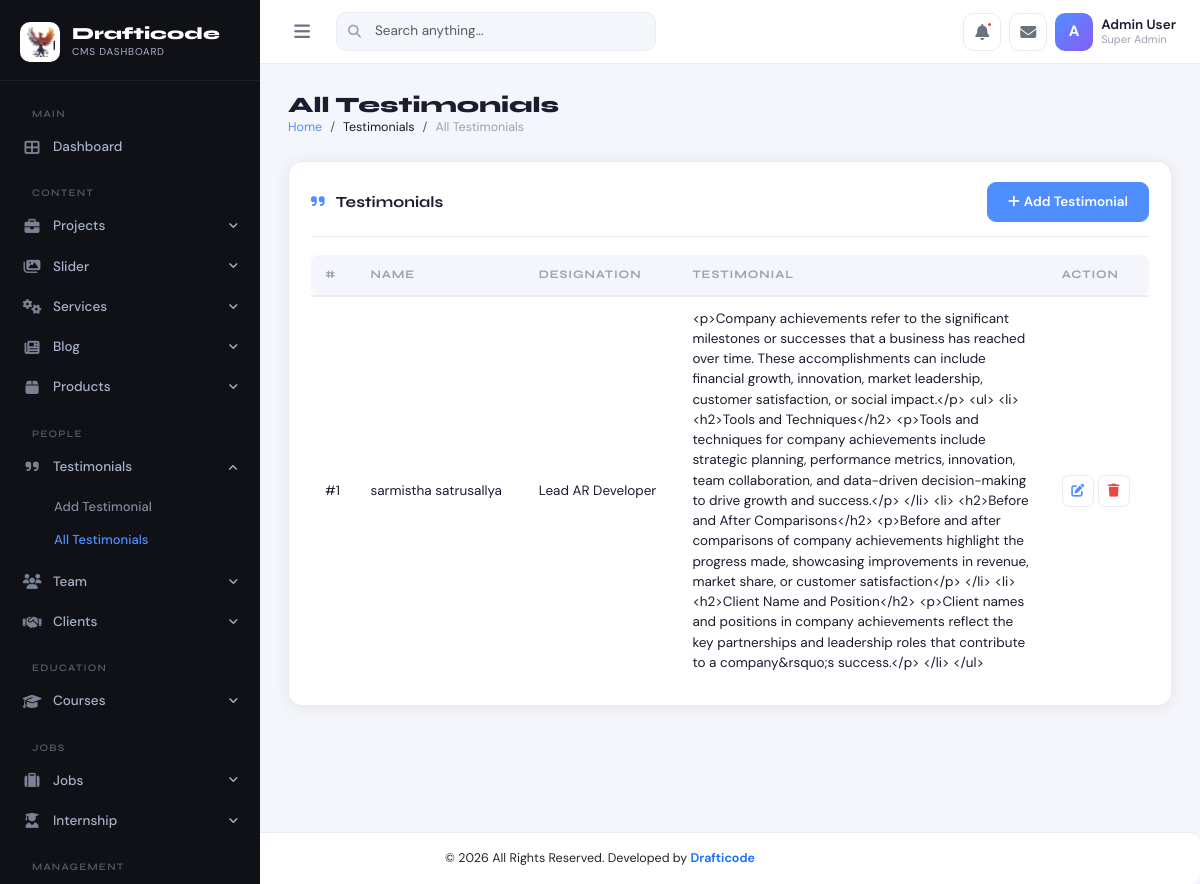
Screenshot of /admin-dashboard/testimonial.php with the database file from the repository.
### tables this page shows
CREATE TABLE `testimonial` (
  `id` int(11) NOT NULL,
  `name` varchar(256) NOT NULL,
  `designation` varchar(256) NOT NULL,
  `testimonial` varchar(3000) NOT NULL
);

### admin-dashboard/testimonial.php (the view, shortened to what this page needs)
<?php
include 'connection/config.php';
$stmt = $pdo->prepare("SELECT * FROM testimonial ORDER BY id DESC");
$stmt->execute();
$data = $stmt->fetchAll(PDO::FETCH_ASSOC);
?>
<!DOCTYPE html>
<html lang="en">
<head>
    <link rel="stylesheet" href="https://cdnjs.cloudflare.com/ajax/libs/bootstrap/5.3.2/css/bootstrap.min.css">
    <link rel="stylesheet" href="https://cdnjs.cloudflare.com/ajax/libs/font-awesome/6.5.1/css/all.min.css">
    <link rel="stylesheet" href="assets/css/admin.css">
</head>
<body>
    <?php include 'common/sidebar.php' ?>
    <?php include 'common/topbar.php' ?>
    <div id="main-content">
        <div class="page-header">
            <div>
                <h1 class="page-title">All Testimonials</h1>
                <nav>
                    <ol class="breadcrumb">
                        <li class="breadcrumb-item"><a href="index.php">Home</a></li>
                        <li class="breadcrumb-item">Testimonials</li>
                        <li class="breadcrumb-item active">All Testimonials</li>
                    </ol>
                </nav>
            </div>
        </div>
        <div class="admin-card">
            <div class="section-header">
                <h3 class="section-title">
                    <i class="fas fa-quote-right me-2 text-primary-custom"></i>
                    Testimonials
                </h3>
                <a href="addtestimonial.php"
                    class="btn btn-primary btn-sm">
                    <i class="fas fa-plus me-1"></i>Add Testimonial
                </a>
            </div>
            <div class="table-responsive">
                <table class="admin-table">
                    <thead>
                        <tr>
                            <th>#</th>
                            <th>Name</th>
                            <th>Designation</th>
                            <th>Testimonial</th>
                            <th>Action</th>
                        </tr>
                    </thead>
                    <tbody>
                        <?php
                        $i = 1;
                        foreach ($data as $row) {
                        ?>
                            <tr>
                                <td>#<?= $i++ ?></td>
                                <td><?= htmlspecialchars($row['name']) ?></td>
                                <td><?= htmlspecialchars($row['designation']) ?></td>
                                <td style="max-width:350px">
                                    <?= htmlspecialchars($row['testimonial']) ?>
                                </td>
                                <td>
                                    <div class="d-flex gap-1">
                                        <a href="addtestimonial.php?action=edit_testimonial&id=<?= $row['id'] ?>" class="btn-icon edit">
                                            <i class="fas fa-edit"></i>
                                        </a>
                                        <a href="function.php?delete_testimonial=<?= $row['id'] ?>"
                                        class="btn-icon delete"
                                        onclick="return confirm('Delete testimonial?')">
                                        <i class="fas fa-trash"></i>
                                    </a>
                                    </div>
                                </td>
                            </tr>
                        <?php } ?>
                    </tbody>
                </table>
            </div>
        </div>
    </div>
    <?php include 'common/footer.php' ?>
</body>
</html>

### admin-dashboard/assets/css/admin.css (style rules this page uses)
:root { --sidebar-width: 260px; --sidebar-bg: #0f1117; --sidebar-text: #a8b2c8; --sidebar-active: #ffffff; --sidebar-hover-bg: rgba(255,255,255,0.06); --sidebar-accent: #4f8eff; --topbar-height: 64px; --topbar-bg: #ffffff; --body-bg: #f4f6fb; --card-bg: #ffffff; --card-shadow: 0 2px 16px rgba(0,0,0,0.07); --card-radius: 14px; --text-primary: #1a1d2e; --text-secondary: #6b7280; --text-muted: #9ca3af; --border-color: #e8ecf4; --accent-blue: #4f8eff; --accent-purple: #8b5cf6; --accent-green: #10b981; --accent-orange: #f59e0b; --accent-red: #ef4444; --accent-cyan: #06b6d4; --transition: all 0.22s cubic-bezier(.4,0,.2,1); }
* { box-sizing: border-box; }
body { font-family: 'DM Sans', sans-serif; background: var(--body-bg); color: var(--text-primary); margin: 0; padding: 0; min-height: 100vh; font-size: 14.5px; }
h1,h2,h3,h4,h5,h6 { font-family: 'Syne', sans-serif; font-weight: 700; }
#main-content { margin-left: var(--sidebar-width); margin-top: var(--topbar-height); padding: 28px; min-height: calc(100vh - var(--topbar-height)); transition: var(--transition); }
.page-header { display: flex; align-items: center; justify-content: space-between; margin-bottom: 24px; }
.page-title { font-family: 'Syne', sans-serif; font-size: 22px; font-weight: 800; color: var(--text-primary); margin: 0; }
.breadcrumb { font-size: 12.5px; margin: 0; }
.breadcrumb-item a { color: var(--accent-blue); text-decoration: none; }
.breadcrumb-item.active { color: var(--text-muted); }
.admin-card { background: var(--card-bg); border-radius: var(--card-radius); box-shadow: var(--card-shadow); border: 1px solid var(--border-color); padding: 20px 22px; }
.admin-table { width: 100%; border-collapse: collapse; }
.admin-table thead th { background: var(--body-bg); font-family: 'Syne', sans-serif; font-size: 11.5px; font-weight: 700; text-transform: uppercase; letter-spacing: 0.08em; color: var(--text-muted); padding: 11px 14px; border-bottom: 2px solid var(--border-color); white-space: nowrap; }
.admin-table thead th:first-child { border-radius: 8px 0 0 8px; }
.admin-table thead th:last-child { border-radius: 0 8px 8px 0; }
.admin-table tbody td { padding: 12px 14px; border-bottom: 1px solid var(--border-color); font-size: 13.5px; vertical-align: middle; }
.admin-table tbody tr:last-child td { border-bottom: none; }
.btn-primary { background: var(--accent-blue); border-color: var(--accent-blue); font-weight: 600; font-size: 13.5px; padding: 9px 20px; border-radius: 9px; transition: var(--transition); }
.btn-icon { width: 32px; height: 32px; border-radius: 7px; border: 1px solid var(--border-color); background: var(--card-bg); display: inline-flex; align-items: center; justify-content: center; font-size: 13px; cursor: pointer; transition: var(--transition); text-decoration: none; }
.btn-icon.edit { color: var(--accent-blue); }
.btn-icon.delete { color: var(--accent-red); }
.section-header { display: flex; align-items: center; justify-content: space-between; margin-bottom: 18px; padding-bottom: 14px; border-bottom: 1px solid var(--border-color); }
.section-title { font-family: 'Syne', sans-serif; font-size: 15.5px; font-weight: 700; color: var(--text-primary); margin: 0; }
.text-primary-custom { color: var(--accent-blue) !important; }

### rows the page displays
testimonial: name "sarmistha satrusallya", designation "Lead AR Developer", testimonial "<p>Company achievements refer to the significant milestones or successes that a business has reached over time. These accomplishments can include financial growth, innovation, market leadership, customer satisfaction, or social impact.</p> <ul> <li> <h2>Tools and Techniques</h2> <p>Tools and techniques for company achievements include strategic planning, performance metrics, innovation, team collaboration, and data-driven decision-making to drive growth and success.</p> </li> <li> <h2>Before and After Comparisons</h2> <p>Before and after comparisons of company achievements highlight the progress made, showcasing improvements in revenue, market share, or customer satisfaction</p> </li> <li>…"
